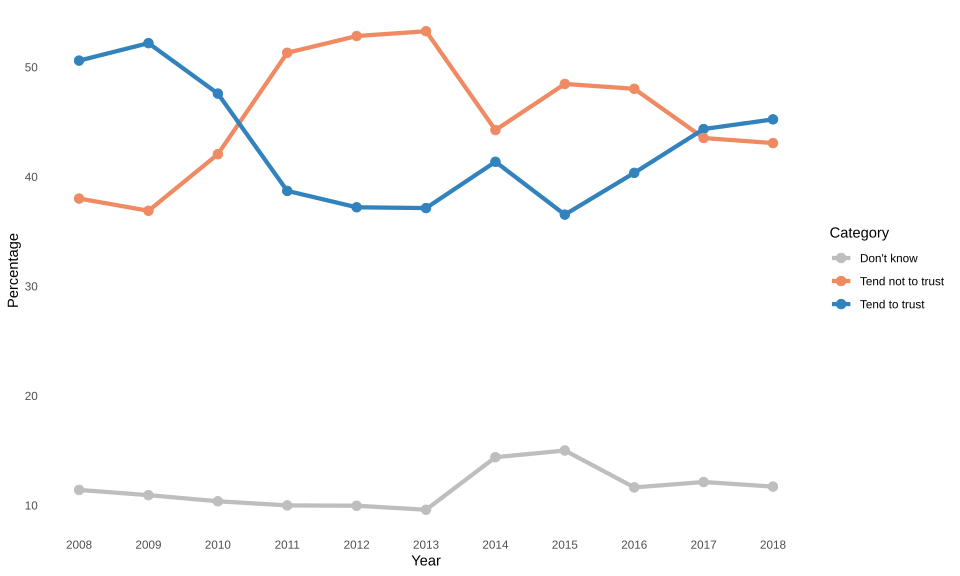

This chart was generated by the following R code:
library(tidyverse)
library(haven)
library(ggplot2)
library(gridExtra)
library(svglite)


path_2008 <- "ZA4819"
column_label_2008 <- "v230"

path_2009 <- "ZA4994"
column_label_2009 <- "v216"

path_2010 <- "ZA5449"
column_label_2010 <- "v302"

path_2011 <- "ZA5567"
column_label_2011 <- "qa10_8"

path_2012 <- "ZA5685"
column_label_2012 <- "qa11_8"

path_2013 <- "ZA5876"
column_label_2013 <- "qa10_8"

path_2014 <- "ZA5932"
column_label_2014 <- "qa8a_13"

path_2015 <- "ZA6643"
column_label_2015 <- "qa8a_10"

path_2016 <- "ZA6788"
column_label_2016 <- "qa8a_14"

path_2017 <- "ZA6928"
column_label_2017 <- "qa8a_14"

path_2018 <- "ZA6963"
column_label_2018 <- "qa8a_10"

# 1	Things are going in the right direction
# 2	Things are going in the wrong direction
# 3	Neither the one nor the other (SPONTANEOUS)
# 4	DK

get_trust_df <- function(data_path, column_label, year) {
  df <- read_dta(paste0("data/", data_path, ".dta"))
  
  print(column_label)
  
  trust_series <- df[[column_label]]
  

  trust_series <- as.factor(trust_series)

  levels(trust_series) <- c(levels(trust_series), 3)
  trust_series[is.na(trust_series)] <- 3
  
  trust_series <- na.omit(trust_series)
  
  print(trust_series)
  
  trust_df <- data.frame(Year = year, Category = trust_series)
  
  return(trust_df)
}

# value                label
# 1      Tend to trust
# 2      Tend not to trust
# 3 Don't know
# NA(d)                   DK

df_2008 <- get_trust_df(path_2008, column_label_2008, "2008") 
df_2009 <- get_trust_df(path_2009, column_label_2009, "2009") 
df_2010 <- get_trust_df(path_2010, column_label_2010, "2010") 
df_2011 <- get_trust_df(path_2011, column_label_2011, "2011") 
df_2012 <- get_trust_df(path_2012, column_label_2012, "2012") 
df_2013 <- get_trust_df(path_2013, column_label_2013, "2013") 
df_2014 <- get_trust_df(path_2014, column_label_2014, "2014") 
df_2015 <- get_trust_df(path_2015, column_label_2015, "2015") 
df_2016 <- get_trust_df(path_2016, column_label_2016, "2016") 
df_2017 <- get_trust_df(path_2017, column_label_2017, "2017") 
df_2018 <- get_trust_df(path_2018, column_label_2018, "2018") 


df <- rbind(df_2008, df_2009, df_2010, df_2011, df_2012,
            df_2013, df_2014, df_2015, df_2016, df_2017,
            df_2018)

result <- as.data.frame.matrix(table(df$Year, df$Category))

result

df <- data.frame(
  Year = 2008:2018,
  `1` = c(15244, 15781, 14646, 12252, 12177, 12035, 13922, 11995, 13272, 14720, 14985),
  `2` = c(11450, 11153, 12943, 16244, 17294, 17267, 14896, 15912, 15797, 14448, 14267),
  `3` = c(3436, 3304, 3191, 3163, 3260, 3109, 4844, 4926, 3827, 4025, 3878)
)

df_long <- df %>%
  pivot_longer(-Year, names_to = "Category", values_to = "Value")

df_long$Category[df_long$Category == "X1"] <- "Tend to trust"
df_long$Category[df_long$Category == "X2"] <- "Tend not to trust"
df_long$Category[df_long$Category == "X3"] <- "Don't know"

df_long

# Calculate the total per year
df_total <- df_long %>%
  group_by(Year) %>%
  summarise(Total = sum(Value))

# Join the total to the original data
df_long <- left_join(df_long, df_total, by = "Year")

# Calculate the percentage
df_long <- df_long %>%
  mutate(Percentage = (Value / Total) * 100)

# Plot the data
p <- ggplot(df_long, aes(x = Year, y = Percentage, color = Category)) +
  geom_line(size=1.5) +
  geom_point(size=3) +
  scale_x_continuous(breaks = 2008:2018) + # Add a tick for each year
  scale_color_manual(values = c("Tend to trust" = "#3182bd", "Tend not to trust" = "#ef8a62", "Don't know" = "#bfbdbd")) +  # Specify the colors
  theme_minimal() +
  theme(panel.grid.major = element_blank(), panel.grid.minor = element_blank()) # Remove the grid

print(p)

ggsave("plot_trust.svg", plot = p, dpi = 800, width = 10, height = 6)


